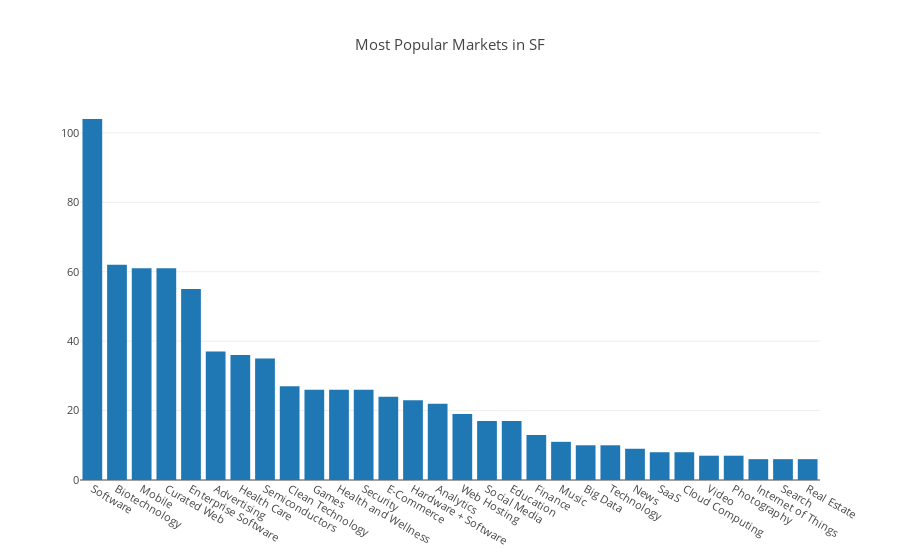

Notebook code for this chart:
### Code cell
popular_markets_bar = [go.Bar(
            x=popular_markets.keys()[:30],
            y=[popular_markets[key] for key in popular_markets.keys()[:30]]
    )]

iplot({'data':popular_markets_bar, 'layout':{'title': 'Most Popular Markets in SF',
                          'font': dict(size=11)}}, filename='basic-bar')

### Figure 1 — Plotly figure (JSON) as saved in the notebook; plotly's stock layout.template omitted (floating-point values rounded to 4 significant figures)
{"data": [{"type": "bar", "uid": "250f2368-d7c9-11e8-bca2-6a000073fc60", "x": ["Software", "Biotechnology", "Mobile", "Curated Web", "Enterprise Software", "Advertising", "Health Care", "Semiconductors", "Clean Technology", "Games", "Health and Wellness", "Security", "E-Commerce", "Hardware + Software", "Analytics", "Web Hosting", "Social Media", "Education", "Finance", "Music", "Big Data", "Technology", "News", "SaaS", "Cloud Computing", "Video", "Photography", "Internet of Things", "Search", "Real Estate"], "y": [104, 62, 61, 61, 55, 37, 36, 35, 27, 26, 26, 26, 24, 23, 22, 19, 17, 17, 13, 11, 10, 10, 9, 8, 8, 7, 7, 6, 6, 6]}], "layout": {"font": {"size": 11}, "title": "Most Popular Markets in SF"}}
